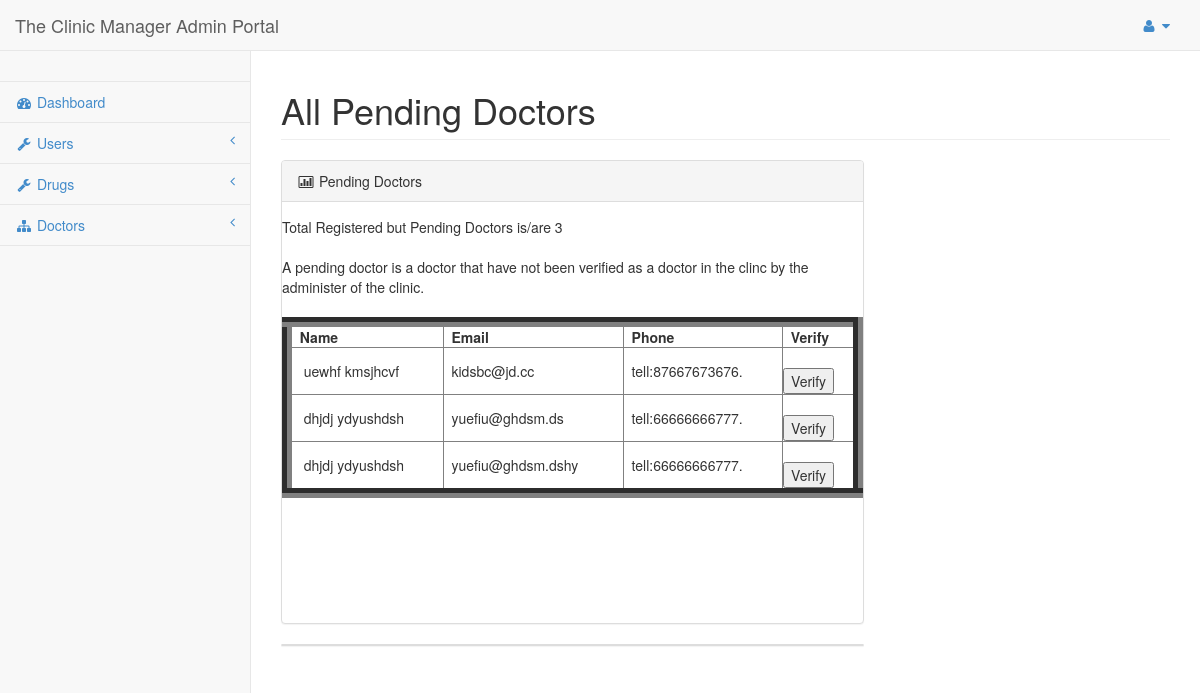
The page /Enter/admin/admin/pending.php (signed in) on the database its author committed.
### tables this page shows
CREATE TABLE IF NOT EXISTS `doctor` (
  `id` int(9) NOT NULL AUTO_INCREMENT,
  `fname` varchar(20) NOT NULL,
  `lname` varchar(20) NOT NULL,
  `email` varchar(100) NOT NULL,
  `phone` varchar(40) NOT NULL,
  `password` varchar(20) NOT NULL,
  `gender` varchar(9) NOT NULL,
  `verified` varchar(9) NOT NULL,
  `released` varchar(9) NOT NULL,
  `userName` varchar(20) NOT NULL,
  `speciality` int(11) NOT NULL DEFAULT '7',
  `profilepic` varchar(200) NOT NULL DEFAULT 'doctor\\images\\boss.jpg',
  PRIMARY KEY (`id`),
  UNIQUE KEY `email` (`email`,`phone`),
  KEY `speciality` (`speciality`)
);

### Enter/admin/admin/library.php (called while the page is built, shortened)
<?php
 class DataBase{
  public $connect,$to_be_escaped;
 function dbconnect(){
	$this->connect = new mysqli($this::dbhostname,$this::dbusername,$this::dbpassword,$this::dbname);
 }
 public function select_from_db($query){
	 $this->query =$query ;
	$data = array();
	 $rs = $this->connect->query($this->query);
	if ($rs === false){
	trigger_error(''.$this->connect->error, E_USER_ERROR);
	} else{
		$numrows = $rs->num_rows;
		for($i=0; $i<$numrows; $i++){
			 $data[] = $rs->fetch_assoc();
		}
		return $numrows_and_data = array($numrows,$data);
	}
 }
 }
?>

### Enter/admin/admin/pending.php (the view, shortened to what this page needs)
<?php
	include 'config.php';
if(((isset($_SESSION['isLoged']))&&(!empty($_SESSION['isLoged']))) && ((isset($_SESSION['id']))&&(!empty($_SESSION['id'])))
				){
?>
<!DOCTYPE html>
<html>
<head>
    <link href="css/bootstrap.min.css" rel="stylesheet">
    <link href="font-awesome/css/font-awesome.css" rel="stylesheet">
    <link href="css/sb-admin.css" rel="stylesheet">
</head>
<body>
    <div id="wrapper">
        <?php
		include "header_admin.php";
		?>
            <div class="navbar-default navbar-static-side" role="navigation">
               <?php
			   include "side_nav.php";
			   ?>
            </div>
        </nav>
        <div id="page-wrapper">
            <div class="row">
                <div class="col-lg-12">
                    <h1 class="page-header">All Pending Doctors</h1>
                </div>
            </div>
            <div class="row">
                <div class="col-lg-8">
                    <div class="panel panel-default">
                        <div class="panel-heading">
                            <i class="fa fa-bar-chart-o fa-fw"></i> Pending Doctors
                        </div>
                        <div class="panel-body">
                          <div class="row">
                            <div >
                                    <div class="table-responsive">
										<?php
		 require_once("library.php");
	  $dobbybb = new DataBase();
	  $dobbybb->dbconnect();
	  $theSel = "select * from doctor where `verified` ='false'
	  ";
	  $gtDocN = $dobbybb->select_from_db($theSel);
	  $getDoc = $gtDocN[1];
	  $getD = $gtDocN[0];
	  $nD = $getD;
	  echo "
	  Total Registered but Pending Doctors is/are $nD  <br /><br />
	  A pending doctor is a doctor that have not been verified as a doctor in the clinc by the administer of the clinic.
	  <br /><br/>
	  <table width=\"670px\" border=\"10\">
                                            <thead>
                                                <tr>
                                                    <th>&nbsp;&nbsp;Name</th>
													 <th>&nbsp;&nbsp;Email</th>
													 <th>&nbsp;&nbsp;Phone</th>
                                                    <th>&nbsp;&nbsp;Verify</th>
                                                </tr>
                                            </thead>
                                            <tbody>";
	foreach( $getDoc as $gd){
	 $fnamee = $gd['fname'];
	 $namee =  $gd['lname'];
	 $emailee = $gd['email'];
	 $phoneee = $gd['phone'];
	 $id2 = $gd['id'] ;
		echo "
		<tr>
			<td >&nbsp;&nbsp; $fnamee $namee</td>
			<td>&nbsp;&nbsp;$emailee</td>
			<td>&nbsp;&nbsp;$phoneee</td>
			<td>&nbsp;&nbsp;
			<form  action=\"veru.php\" method=\"POST\" enctype=\"application/x-www-form-urlencoded\" 	name=\"del\">
			    	<input type=\"submit\"   value=\"Verify\" />
            	<input name=\"deltoken\" type=\"hidden\"  value=\"$id2\">
				<input name=\"fromtype\" type=\"hidden\"  value=\"staff\">
				</form>
			</td>
		</tr>
		 ";
	 }
		?>
                                            </tbody>
                                        </table>
                                    </div>
									<br />
									<br /><br /><br />
                              </div>
                                <p>&nbsp;</p>
                          </div>
                        </div>
                    </div>
                  <div class="panel panel-default">
                    </div>
                </div>
            </div>
        </div>
    </div>
</body>
</html>
<?php
}else{
	if($connectDatabase == TRUE){$action=FALSE;include('connect.php');}
	header("Location: $errpage");
	exit();
}
 ?>

### Enter/admin/admin/css/sb-admin.css (style rules this page uses)
body { padding-top: 100px; background-color: #f8f8f8; }
@media (min-width:768px) { body { padding-top: 50px; } }
#wrapper { width: 100%; }
#page-wrapper { padding: 0 15px; min-height: 568px; background-color: #fff; }
@media (min-width:768px) { #page-wrapper { position: inherit; margin: 0 0 0 250px; padding: 0 30px; min-height: 1300px; border-left: 1px solid #e7e7e7; } }
@media (min-width:768px) { .navbar-static-side { z-index: 1; position: absolute; width: 250px; margin-top: 51px; } }

### rows shown on the page
doctor: fname "uewhf", lname "kmsjhcvf", email "kidsbc@jd.cc", phone "tell:87667673676."
doctor: fname "dhjdj", lname "ydyushdsh", email "yuefiu@ghdsm.ds", phone "tell:66666666777."
doctor: fname "dhjdj", lname "ydyushdsh", email "yuefiu@ghdsm.dshy", phone "tell:66666666777."

### other values the page prints
$nD "3"
